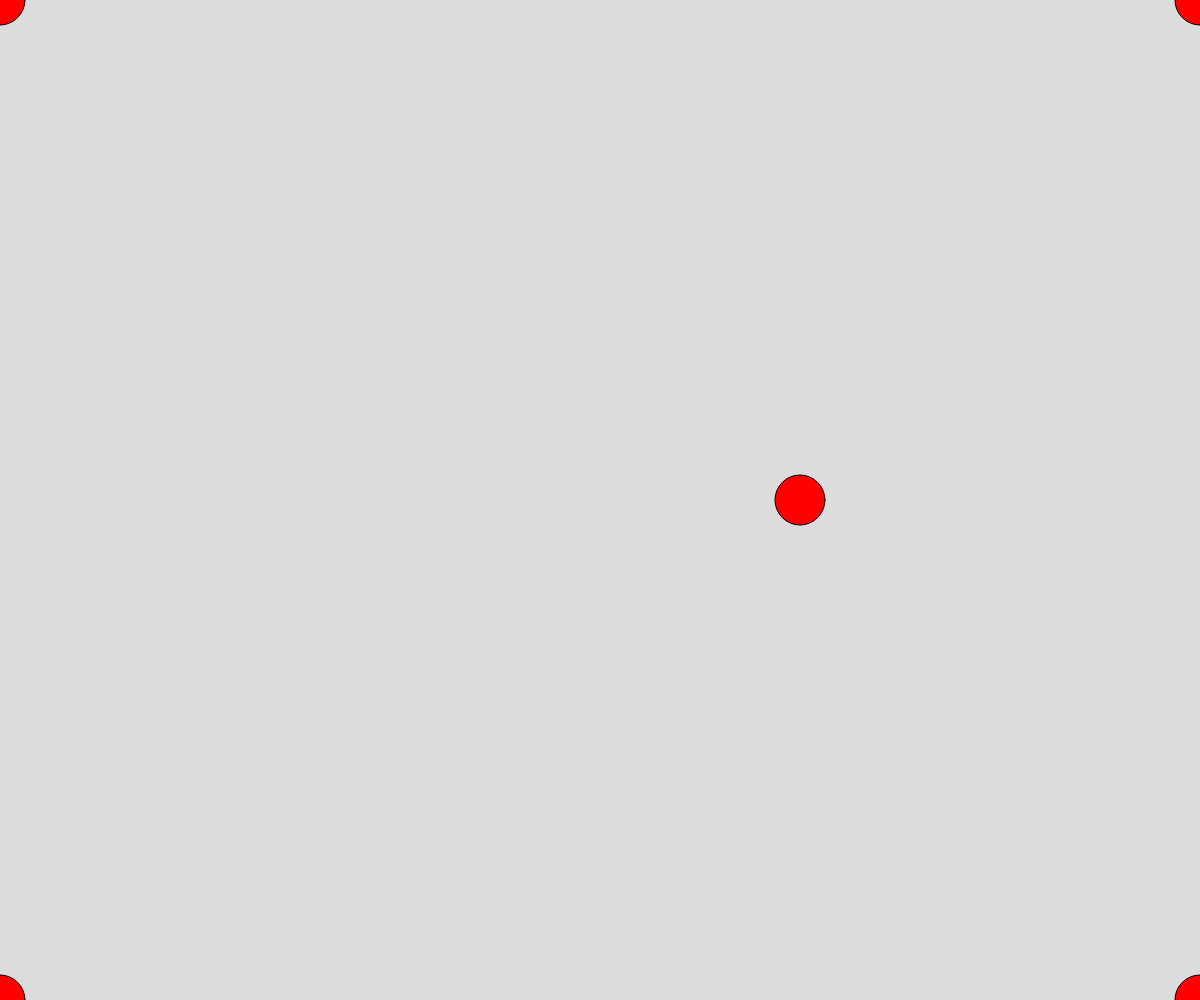
Frame 1 (no input)
Frame 60 (no input): identical to frame 1, image omitted
Frame 120 (the mouse pressed at the canvas centre since frame 60): identical to frame 1, image omitted

The p5.js sketch that drew this single still picture (run headless with seeded random() and noise() and a simulated clock; from frame 60 on, the mouse is pressed at the canvas centre):

// p5.js sketch
// ── sketch.js
// Project Title
// Your Name
// Date
//
// Extra for Experts:
// - describe what you did to take this project "above and beyond"


function setup() {
  createCanvas(windowWidth, windowHeight);
}

function draw() {
  background(220);
  fill(255, 0, 0)
  circle(width, height, 50)
  circle(0, height, 50)
  circle(0, 0, 50)
  circle(width, 0, 50)
  circle(width*2/3, height/2, 50)
}
